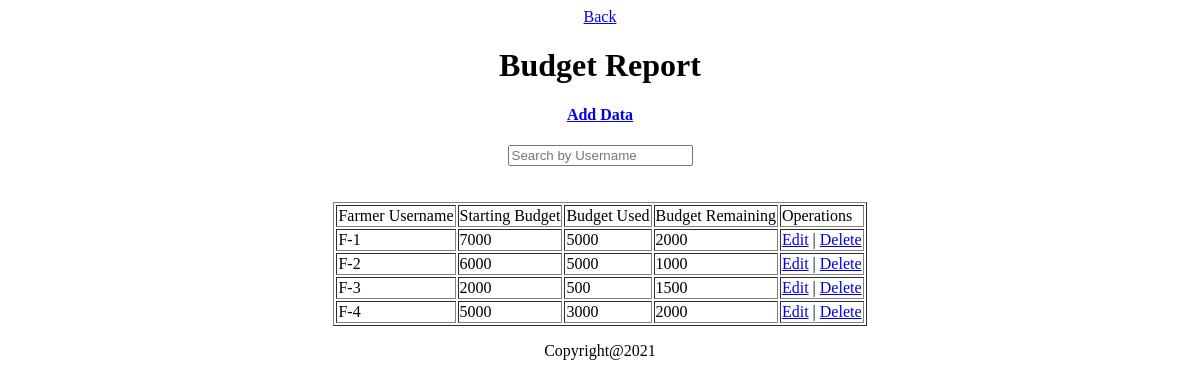
Page /view/budgetReport.php (signed in) on the committed database.
### tables this page shows
CREATE TABLE `budgetreport` (
  `fUsername` varchar(10) NOT NULL,
  `sBudget` int(20) NOT NULL,
  `bUsed` int(20) NOT NULL
);

### model/budgetReportModel.php (called while the page is built, shortened)
<?php
	function getAllBudgetReport(){
		$conn = getConnection();
		$sql = "select * from budgetreport";
		$result = mysqli_query($conn, $sql);
		$users = [];
		while ($row = mysqli_fetch_assoc($result)) {
			array_push($users, $row);
		}
		return $users;
	}
?>

### view/budgetReport.php (the view, shortened to what this page needs)
<?php
	include('header.php');
	require_once('../model/budgetReportModel.php');
	$budgetReport = getAllBudgetReport();
?>
<center>
	<link rel="stylesheet" href="style.css">
	<a href="mHome.php">Back</a>
	<br>
	<marquee><h1>Budget Report</h1></marquee>
	<h4><a href='addBudgetReport.php'>Add Data</a> </h4>
	<form>
		<input type="text" name="search" id="search" value="" placeholder="Search by Username" onkeyup="ajax()">
	</form>
	<div id='result'></div><br><br>
	<table border = 1>
	<tr>
		<td>Farmer Username</td>
		<td>Starting Budget</td>
		<td>Budget Used</td>
		<td>Budget Remaining</td>
		<td>Operations</td>
	</tr>
	<?php for($i = 0; $i < count($budgetReport); $i++){ ?>
		<tr>
			<td><?=$budgetReport[$i]['fUsername']?></td>
			<td><?=$budgetReport[$i]['sBudget']?></td>
			<td><?=$budgetReport[$i]['bUsed']?></td>
			<td><?=$budgetReport[$i]['sBudget'] - $budgetReport[$i]['bUsed'];?></td>
			<td><a href="editBudgetReport.php?fUsername=<?=$budgetReport[$i]['fUsername']?>"> Edit</a> |
				<a href="../controller/deleteBudgetReport.php?fUsername=<?=$budgetReport[$i]['fUsername']?>"> Delete </a>
			</td>
		</tr>
	<?php } ?>
	</table>
	</center>
<?php include('footer.php');?>

### rows in the picture
budgetreport: fUsername "F-1", sBudget "7000", bUsed "5000", $budgetReport[$i]['sBudget'] - $budgetReport[$i]['bUsed'] "2000"
budgetreport: fUsername "F-2", sBudget "6000", bUsed "5000", $budgetReport[$i]['sBudget'] - $budgetReport[$i]['bUsed'] "1000"
budgetreport: fUsername "F-3", sBudget "2000", bUsed "500", $budgetReport[$i]['sBudget'] - $budgetReport[$i]['bUsed'] "1500"
budgetreport: fUsername "F-4", sBudget "5000", bUsed "3000", $budgetReport[$i]['sBudget'] - $budgetReport[$i]['bUsed'] "2000"
